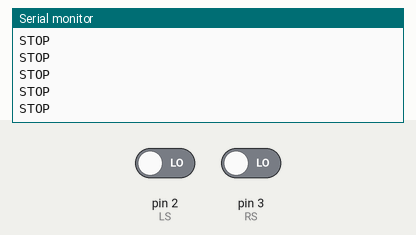
Recording of a sketch running on a simulated Arduino Uno, built with avr-gcc and run on an emulated ATmega328P. Parts: the last lines printed to the serial monitor. The test bench sets the inputs (shaded band); at power-on: pin 2 (LS) LOW, pin 3 (RS) LOW.

Above: at 1.2 s.
1.3 s: pin 2 (LS) driven HIGH
At 2.4 s:
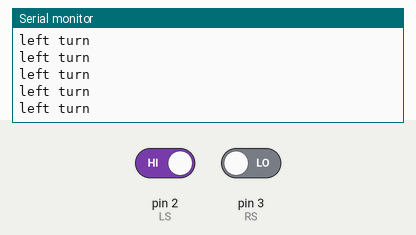
3.2 s: pin 3 (RS) driven HIGH
At 3.8 s:
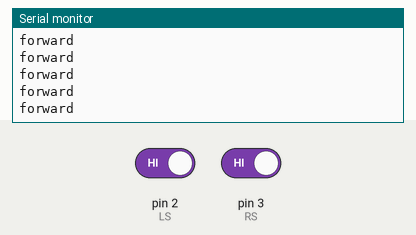
5.1 s: pin 2 (LS) driven LOW
At 5.9 s:
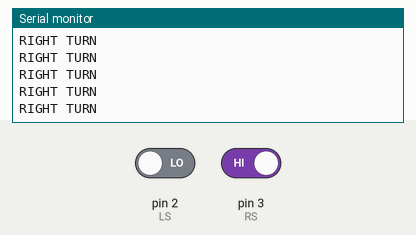
7.0 s: pin 2 (LS) driven HIGH
At 7.8 s:
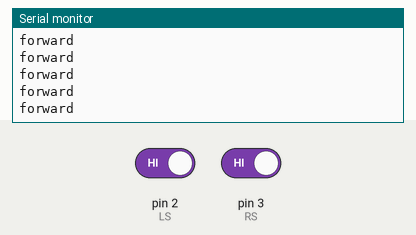
10.0 s: pin 2 (LS) driven LOW
At 10.7 s:
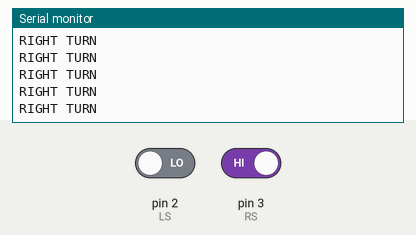
13.0 s: pin 2 (LS) driven HIGH and pin 3 (RS) driven LOW
At 13.9 s:
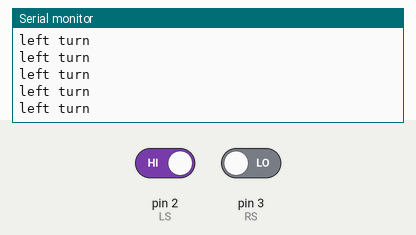

Measured:
- after the input at 1.3 s, the serial monitor: prints a new line after 0.07 s (image 1)
- after the input at 3.2 s, the serial monitor: prints a new line after 0.07 s (image 2)
- after the input at 5.1 s, the serial monitor: prints a new line after 0.07 s (image 3)
- after the input at 13.0 s, the serial monitor: prints a new line after 0.07 s (image 6)

The sketch:

LINE_F_robot.ino
```cpp
//Line follower
#define LS 2      // left sensor at pin 2
#define RS 3      // right sensor at pin 3


void setup()
{  Serial.begin(9600);
  pinMode(LS, INPUT);   //taking sensor as INPUT data
  pinMode(RS, INPUT);


}

void loop()
{
  if(digitalRead(LS) && digitalRead(RS))     // Move Forward
  {
    Serial.println("forward");
  }

  if(!(digitalRead(LS)) && digitalRead(RS))     // Turn right
  {
     Serial.println("RIGHT TURN");
  }

  if(digitalRead(LS) && !(digitalRead(RS)))     // turn left
  {
     Serial.println("left turn");
  }

  if(!(digitalRead(LS)) && !(digitalRead(RS)))     // stop
  {
     Serial.println("STOP");
  }
}
```
